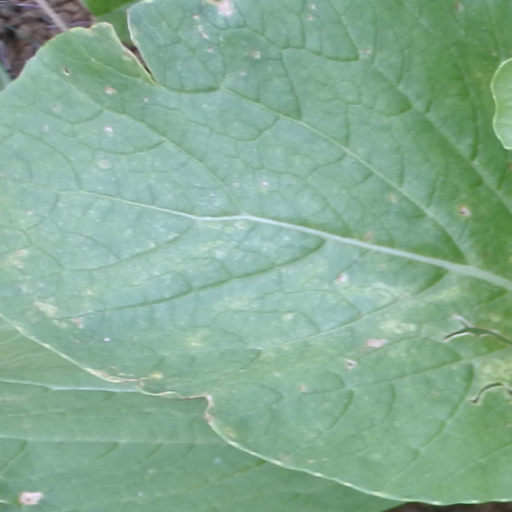
#> input picture Dataset/training/TANPA HAMA/100.png, 512 x 512 px
$ jupyter execute --allow-errors main.ipynb
#> lines starting #> are read from the running program, lines starting #| are printed output that depends on the picture; long printed decimals are rounded
[cell 1]
import numpy as np
import cv2 as cv
import matplotlib.pyplot as plt
import math
import pandas as pd
import imutils.paths as path
from tqdm import tqdm
import os
from sklearn.preprocessing import LabelEncoder

[cell 2]
PATH = 'F:/applications/python/Klasifikasi_Daun_Sawi/Dataset/training/TANPA HAMA'

imgtraining1 = os.path.join(PATH)
filenames = os.listdir(imgtraining1)

print("jumlah", filenames)
imagePaths = sorted(list(path.list_images(PATH)))

data=[]
for i in tqdm(imagePaths, desc="load"):
    imgg = cv.imread(i)
#> imgg is the input picture: shape (512, 512, 3); mean B, G, R 148.8, 172.8, 134.4
    img = cv.cvtColor(imgg, cv.COLOR_BGR2GRAY)
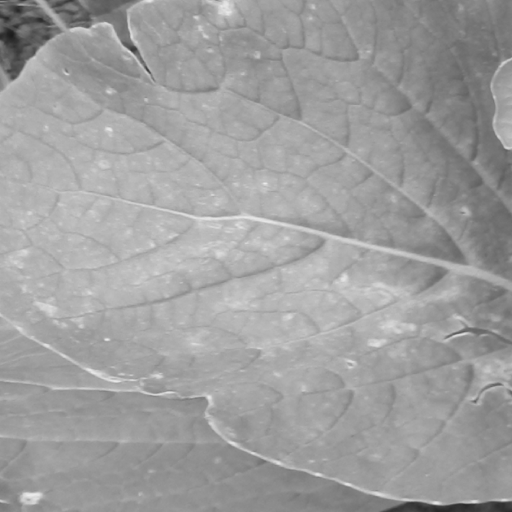
#> img: shape (512, 512); min 27, max 236, mean 158.6
    imgrgb = cv.cvtColor(imgg, cv.COLOR_RGB2BGR)
    a = cv.resize(img, (700, 700))
    data.append(a)
    # print(imgrgb)

[cell 3]
def derajat0 (img):
    max  = np.max(img)
    imgTmp = np.zeros([max+1, max+1])
    for i in range (len(img)):
        for j in range (len(img[i])-1):
            imgTmp[img[i,j],img[i,j+1]] += 1

    transpos = np.transpose(imgTmp)
    data = imgTmp+transpos

    tmp = 0
    for i in range (len(data)):
        for j in range (len(data)):
            tmp+=data[i,j]

    for i in range (len(data)):
        for j in range(len(data)):
            data[i,j]/=tmp

    return data
# print(data)

[cell 4]
def derajat45 (img):
    max  = np.max(img)
    imgTmp = np.zeros([max+1, max+1])
    for i in range (len(img)-1):
        for j in range (len(img[i])-1):
            imgTmp[img[i+1,j],img[i,j+1]] += 1

    transpos = np.transpose(imgTmp)
    data = imgTmp+transpos

    tmp = 0
    for i in range(len(data)):
        for j in range (len(data)):
            tmp+=data[i,j]

    for i in range (len (data)):
        for j in range(len(data)):
            data[i,j]/=tmp
    return data
# print(data)

[cell 5]
def derajat90 (img):
    max  = np.max(img)
    imgTmp = np.zeros([max+1, max+1])
    for i in range (len (img)-1):
        for j in range (len (img[i])):
            imgTmp[img[i+1,j],img[i,j]] += 1

    transpos = np.transpose(imgTmp)
    data = imgTmp+transpos

    tmp = 0
    for i in range(len(data)):
        for j in range (len(data)):
            tmp+=data[i,j]

    for i in range (len (data)):
        for j in range(len(data)):
            data[i,j]/=tmp
    return data

[cell 6]
def derajat135 (img):
    max  = np.max(img)
    imgTmp = np.zeros([max+1, max+1])
    for i in range (len (img)-1):
        for j in range (len (img[i])-1):
            imgTmp[img[i,j],img[i+1,j+1]] += 1

    transpos = np.transpose(imgTmp)
    data = imgTmp+transpos

    tmp = 0
    for i in range(len(data)):
        for j in range (len(data)):
            tmp+=data[i,j]

    for i in range (len(data)):
        for j in range(len(data)):
            data[i,j]/=tmp
    return data

[cell 7]
hasil = []
for i in tqdm (range (len (data)),desc='GLCM'):
    dat = []
    dat.append(derajat0 (data[i]))
    dat.append(derajat45 (data[i]))
    dat.append(derajat90 (data[i]))
    dat.append(derajat135 (data[i]))
    hasil.append(dat)
#> this loop made 1 pass
#> after the loop, hasil = 1 item
    # print(dat)

[cell 8]
def contras (data):
    contras = 0
    for i in range (len (data)):
        for j in range (len (data)):
            contras+=data[i,j]*pow(i-j,2)
    return contras

[cell 9]
def entropy (data):
    entro = 0
    for i in range (len (data)):
        for j in range (len (data)):
            if data[i,j] > 0.0:
                entro += -(data[i,j] * math.log(data[i,j]))
    return entro

[cell 10]
def homogentitas (data):
    homogen = 0
    for i in range (len (data)):
        for j in range (len (data)):
            homogen+=data[i,j] * (1+(pow(i-j,2)))
    return homogen

[cell 11]
def energi (data):
    ener = 0
    for i in range (len (data)):
        for j in range (len (data)):
            ener += data[i,j]**2

    return ener

[cell 12]
data0energi=[]
data0 = []
x = ['0','45','90','135']
labelClass = "Folder 01"
folder = []
data45 = []
data90 = []
data135 = []
hasilnya = []
jumlahdata = 0

for j in tqdm (range(len(hasil)),desc="Ekstaksi"):
    da = []
    if jumlahdata <= 500:

        da.append(filenames[j])
        for i in hasil[j]:
            dx = energi (i)
            da.append(dx)

            labelClass = np.array([i])

            dh = homogentitas (i)
            da.append(dh)

            den = entropy (i)
            da.append(den)

            dco = contras (i)
            da.append(dco)

        # insertoCsv('G3',da)
        hasilnya.append(da)
#> this loop made 1 pass
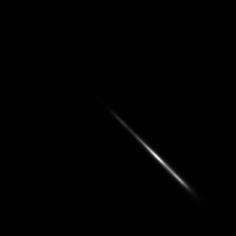
#> i: shape (236, 236) float64; min 0, max 0.00531, mean 1.8e-05; drawn with min black and max white
#> after the loop, hasilnya = [['100.png', 0.00292, 5.74, 6.4, 4.74, 0.00184, 18.81, 6.91, 17.81, 0.00232, 12.94, 6.69, 11.94, 0.00189, 15.14, 6.86, 14.14]]

[cell 13]
namatabel = ["Citra","energy_0", "homogenity_0", "entrophy_0", "contrast_0", "energy_45", "homogenity_45", "entrophy_45", "contrast_45"
, "energy_90", "homogenity_90", "entrophy_90", "contrast_90", "energy_135", "homogenity_135", "entrophy_135", "contrast_135"]
df = pd.DataFrame(hasilnya, columns=namatabel)
#> df = table of 1 rows and 17 columns
# label 0 = tidak berformalin
df.insert(17, column = "Label", value = 0)

[cell 14]
df
#> Out = table of 1 rows and 18 columns

[cell 15]
df.to_csv(r'EkstraksiDaunTANPAHAMA.csv', index=False)

[cell 16]
path1 = 'F:/applications/python/Klasifikasi_Daun_Sawi/EkstraksiDaunTANPAHAMA.csv'
path2 = 'F:/applications/python/Klasifikasi_Daun_Sawi/EkstraksiDaunHAMA.csv'

#> (the rest of this cell did not finish here and is left out)

[cell 17]
# proses RGB

import cv2 as cv
import numpy as np
import os
from imageio import imread
import pandas as pd


# path = os.path.dirname(os.path.abspath(__file__))
# os.chdir(path)

root_folder = 'F:/applications/python/Klasifikasi_Daun_Sawi/Dataset/training'
path01 = 'F:/applications/python/Klasifikasi_Daun_Sawi/Dataset/training'
path02 = 'F:/applications/python/Klasifikasi_Daun_Sawi/Dataset/training'
folders = [os.path.join(root_folder, x) for x in (path01, path01)]
all_images = [img for folder in folders for img in (folder)]
#> all_images = 246 items, first 6: 'F', ':', '/', 'a', 'p', 'p'
simpancsv = []
warna =[]
R = []
G = []
B = []

for cur_path in os.listdir(root_folder):
    src_sub_path = os.path.join(root_folder, cur_path)
    jdx = 0
    for filename in os.listdir(src_sub_path):
        filepath = os.path.join(src_sub_path, filename)
        image = cv.imread(filepath, cv.COLOR_RGB2BGR)
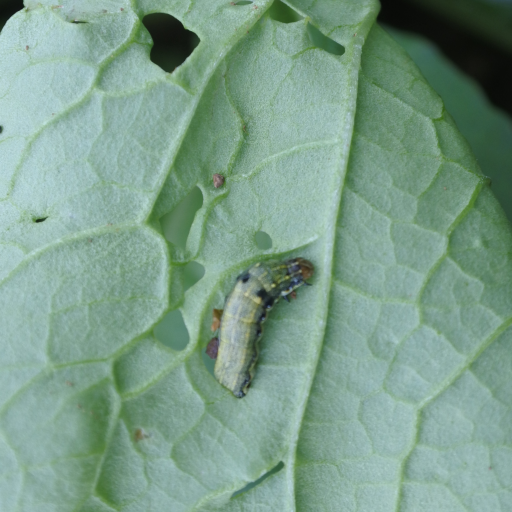
#> input picture Dataset/training/ADA HAMA/108.png, 512 x 512 px, found by its file name
#> image is the input picture: shape (512, 512, 3); mean B, G, R 138.6, 157, 123.7
        rows, cols, _ = image.shape
#> rows = 512; cols = 512

        color_B = 0
        color_G = 0
        color_R = 0
        color_N = 0 # neutral/gray color
        for i in range(rows):

            for j in range(cols):
                k = image[i,j]
                if k[0] > k[1] and k[0] > k[2]:
                    color_B = color_B + 1
                    # warna.append(color_B)
                    continue
                if k[1] > k[0] and k[1] > k[2]:
                    color_G = color_G + 1
                    # warna.append(color_G)
                    continue
                if k[2] > k[0] and k[2] > k[1]:
                    color_R = color_R + 1
                    # warna.append(color_R)
                    continue
                color_N = color_N + 1


            # color_N = color_N + 1
            pix_total = rows * cols
#> after the loop, color_B = 3654; color_G = 256193; color_N = 1779; color_R = 518
            # [25 lines of commented-out code are left out]
        G.append(color_G/pix_total)
        B.append(color_B/pix_total)
        R.append(color_R/pix_total)
        print("    ")
        print('Citra', filename,'Blue:', color_B/pix_total, 'Green:', color_G / pix_total,'Red:', color_R / pix_total)
#| Citra 108.png Blue: 0.01394 Green: 0.9773 Red: 0.001976
        simpancsv.append(filename)
        # simpancsv.append(blue)

[cell 18]
df = pd.DataFrame({'citra_RGB': simpancsv, 'warna_R': R, 'warna_G': G,
                   'warna_B': B})
#> df = table of 2 rows and 4 columns
df = df.fillna(0)
df.to_csv(r'EkstraksiWarnaTRAINING.csv', index=False)
df
#> Out = table of 2 rows and 4 columns
